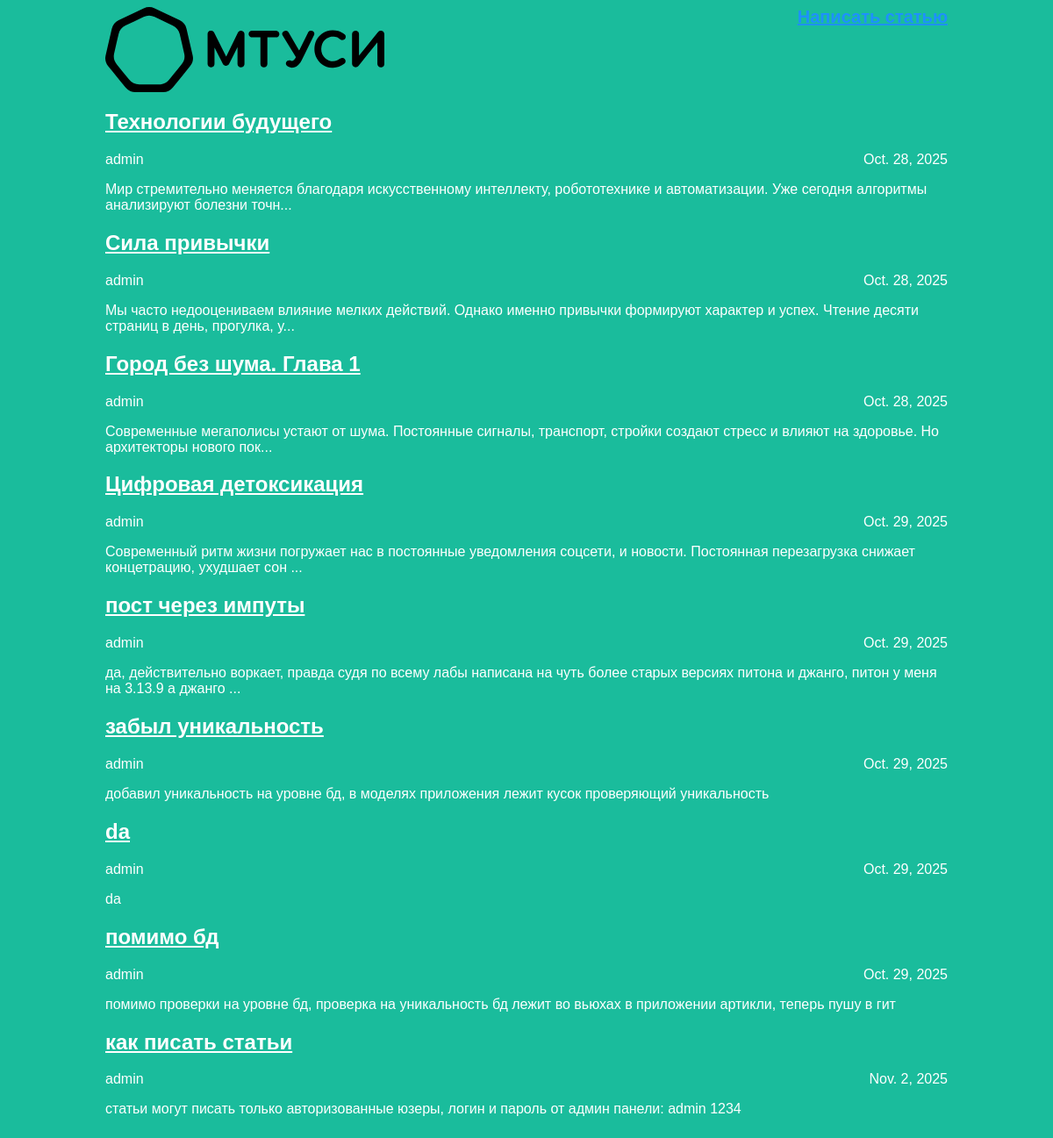
The page / on the database its author committed.
### articles/models.py (models this page shows, shortened)
class Article(models.Model):
    title = models.CharField(max_length=200, unique=True)
    author = models.ForeignKey(User, on_delete=models.CASCADE)
    text = models.TextField()
    created_date = models.DateField(auto_now_add=True)
    def get_excerpt(self):
        return self.text[:140] + "..." if len(self.text) > 140 else self.text

### articles/views.py (the view)
# urls.py: path('', views.archive, name='archive'),
def archive(request):
    return render(request, 'archive.html', {"posts": Article.objects.all()})

### articles/templates/archive.html (shortened to what this page needs)
{% load static %}
<!DOCTYPE html>
<html lang="en">
<head>
  <link rel="stylesheet" href="{% static 'css/article.css' %}">
</head>
<body>
  <div class="header">
    <img src="{% static 'mtuci_logo.svg' %}" class="logo">
    <nav>
      <a href="{% url 'create_post' %}">Написать статью</a>
    </nav>
  </div>
  <div class="archive">
    {% for post in posts %}
    <div class="one-post">
      <h2 class="post-title">
        <a href="{% url 'get_article' article_id=post.id %}">{{ post.title }}</a>
      </h2>
      <div class="article-info">
        <div class="article-author">{{ post.author.username }}</div>
        <div class="article-created-date">{{ post.created_date }}</div>
      </div>
      <p class="article-text">{{ post.get_excerpt }}</p>
    </div>
    {% endfor %}
  </div>
</body>
</html>

### articles/static/css/article.css (style rules this page uses)
body { background: #1abc9c; font-family: Tahoma, Arial, sans-serif; color: #333; display: grid; justify-content: center; }
.header { display: flex; justify-content: space-between; width: 960px; }
.header .logo { display: block; width: 318px; }
nav { display: grid; justify-content: space-between; }
nav a:first-child { color: dodgerblue; }
nav a { font-size: 20px; font-weight: bold; }
.archive { width: 960px; }
.article-info { justify-content: space-between; display: flex; }
.post-title, a { color: #ffffff; }
.article-author { width: 50%; color: #ffffff; }
.article-created-date { text-align: right; color: #ffffff; }
.article-text { color: #ffffff; }
.one-post { width: 960px; }

### rows shown on the page
Article: title "Технологии будущего", author.username "admin", created_date "Oct. 28, 2025", get_excerpt "Мир стремительно меняется благодаря искусственному интеллекту, робототехнике и автоматизации. Уже сегодня алгоритмы анализируют болезни точн..."
Article: title "Сила привычки", author.username "admin", created_date "Oct. 28, 2025", get_excerpt "Мы часто недооцениваем влияние мелких действий. Однако именно привычки формируют характер и успех. Чтение десяти страниц в день, прогулка, у..."
Article: title "Город без шума. Глава 1", author.username "admin", created_date "Oct. 28, 2025", get_excerpt "Современные мегаполисы устают от шума. Постоянные сигналы, транспорт, стройки создают стресс и влияют на здоровье. Но архитекторы нового пок..."
Article: title "Цифровая детоксикация", author.username "admin", created_date "Oct. 29, 2025", get_excerpt "Современный ритм жизни погружает нас в постоянные уведомления соцсети, и новости. Постоянная перезагрузка снижает концетрацию, ухудшает сон ..."
Article: title "пост через импуты", author.username "admin", created_date "Oct. 29, 2025", get_excerpt "да, действительно воркает, правда судя по всему лабы написана на чуть более старых версиях питона и джанго, питон у меня на 3.13.9 а джанго ..."
Article: title "забыл уникальность", author.username "admin", created_date "Oct. 29, 2025", get_excerpt "добавил уникальность на уровне бд, в моделях приложения лежит кусок проверяющий уникальность"
Article: title "da", author.username "admin", created_date "Oct. 29, 2025", get_excerpt "da"
Article: title "помимо бд", author.username "admin", created_date "Oct. 29, 2025", get_excerpt "помимо проверки на уровне бд, проверка на уникальность бд лежит во вьюхах в приложении артикли, теперь пушу в гит"
Article: title "как писать статьи", author.username "admin", created_date "Nov. 2, 2025", get_excerpt "статьи могут писать только авторизованные юзеры, логин и пароль от админ панели: admin 1234"
